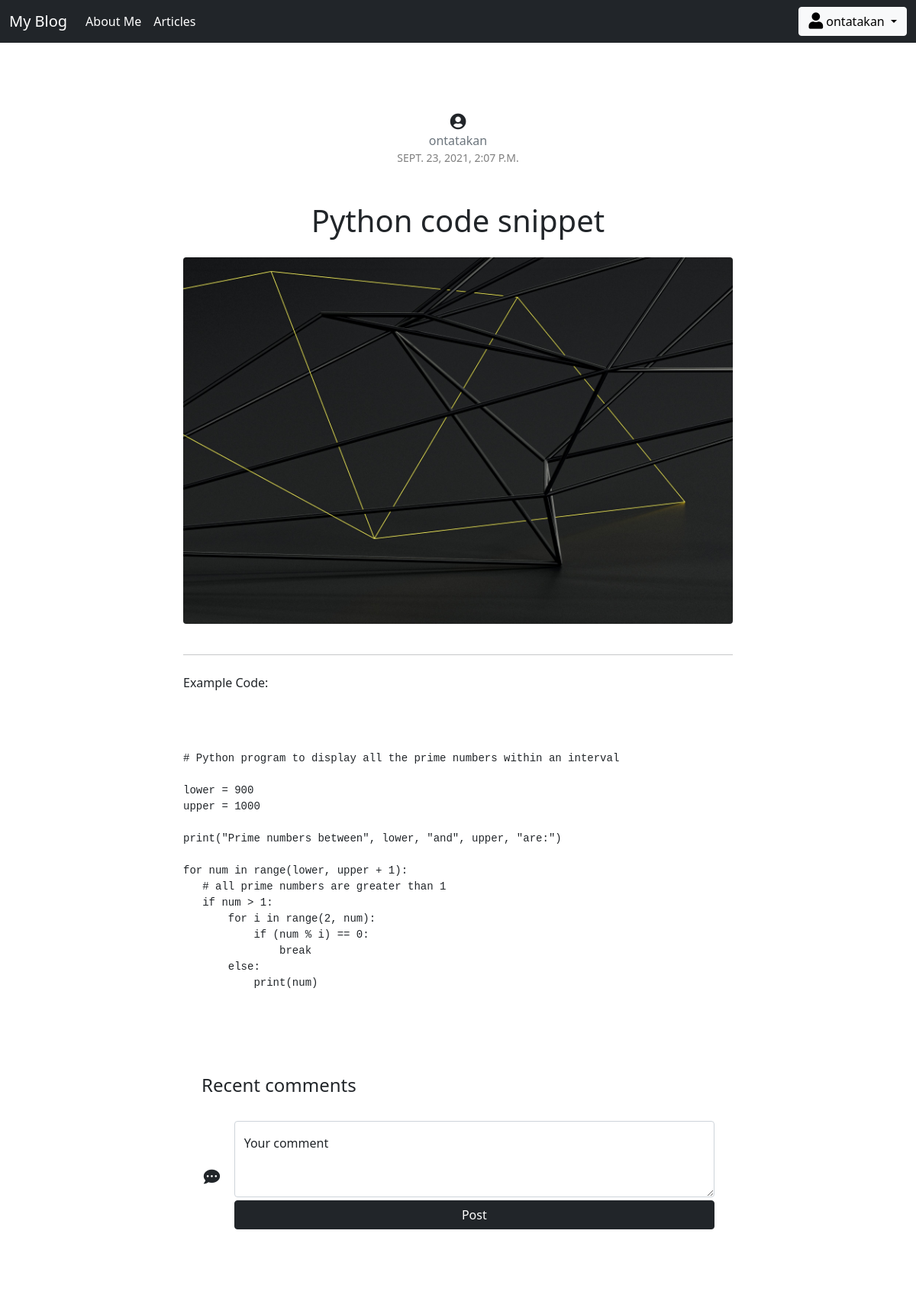
The app's page /article/39/ (signed in) with its own data.
### article/models.py (models this page shows, shortened)
class Article(models.Model):
    author = models.ForeignKey(
        "auth.User", on_delete=models.CASCADE, verbose_name="Author")
    title = models.CharField(max_length=50, verbose_name="Title")
    content = RichTextField()
    created_date = models.DateTimeField(
        auto_now_add=True, verbose_name="Created Date")
    article_img = models.FileField(blank=True, verbose_name="articleImg")
    class Meta:
        ordering = ['-created_date']

### article/views.py (the view)
# urls.py: path('<int:id>/', views.details, name="details"),
def details(request, id):
    article = get_object_or_404(Article, id=id)
    comments = article.comments.all()
    return render(request, "details.html", {"article": article, "comments": comments})

### templates/details.html (shortened to what this page needs)
{% extends 'layout.html' %} {% block body %}
<div class="section post-section pt-5">
  <div class="container">
    <div class="row justify-content-center">
      <div class="col-lg-8">
        <div class="text-center">
          <i class="fas fa-user-circle fa-lg"></i>
        </div>
        <span class="d-block text-center"
          ><a href="#" class="link-secondary" style="text-decoration: None"
            >{{article.author}}</a
          ></span
        >
        <span
          class="
            date
            d-block
            text-center
            small
            text-uppercase text-black-50
            mb-5
          "
          >{{article.created_date}}</span
        >
        <h2 class="heading text-center mb-4 display-6">{{article.title}}</h2>
        {% if article.article_img %}
        <img
          src="{{article.article_img.url}}"
          alt="Image"
          class="img-fluid rounded mb-4"
          data-pagespeed-url-hash="3151298507" />
        {% endif %}
        <hr />
        <p class="mt-4">{{article.content|safe}}</p>
      </div>
      <div class="container py-5">
        <div class="row d-flex justify-content-center">
          <div class="col-md-12 col-lg-8">
            <div class="card text-dark" style="border: 0px">
              <div class="card-body p-4">
                <h4 class="mb-4 pb-2">Recent comments</h4>
                {% if request.user.is_authenticated %}
                <form
                  method="post"
                  action="{% url 'article:comment' article.id %}">
                  <div
                    class="
                      d-flex
                      flex-row
                      align-items-center
                      justify-content-center
                      mb-4
                    ">
                    <i class="fas fa-comment-dots fa-lg me-3 fa-fw"></i>
                    <div class="form-floating flex-fill mb-0">
                      <textarea
                        type="text"
                        id="comment"
                        name="comment_content"
                        class="form-control"
                        placeholder="Your comment"
                        style="height: 100px"></textarea>
                      <label class="form-label" for="search"
                        >Your comment</label
                      >
                      <div class="form-floating d-grid">
                        <button type="submit" class="btn btn-dark my-1">
                          Post
                        </button>
                      </div>
                    </div>
                  </div>
                </form>
                {% endif %}
              </div>
            </div>
          </div>
        </div>
      </div>
    </div>
  </div>
</div>
{% endblock body %}

### templates/includes/navbar.html (shortened to what this page needs)
<nav class="navbar navbar-expand-md navbar-dark fixed-top bg-dark">
  <div class="container-fluid">
    <a class="navbar-brand" href="{% url 'index' %}">My Blog</a>
    <div class="collapse navbar-collapse" id="navbarCollapse">
      <ul class="navbar-nav me-auto mb-2 mb-md-0">
        <li class="nav-item">
          <a class="nav-link active" href="{% url 'about' %}">About Me </a>
        </li>
        <li class="nav-item">
          <a class="nav-link active" href="{% url 'article:articles' %}"
            >Articles
          </a>
        </li>
      </ul>
      <ul class="navbar-nav mr-auto mb-2 mb-md-0">
        {% if request.user.is_authenticated %}
        <div class="dropdown">
          <button
            class="btn btn-light dropdown-toggle"
            type="button"
            id="dropdownMenuButton"
            data-bs-toggle="dropdown"
            aria-expanded="false">
            <i class="fas fa-user fa-lg"></i
            ><span> {{request.user.username}} </span>
          </button>
        </div>
        {% endif %}
      </ul>
    </div>
  </div>
</nav>

### templates/layout.html (style rules this page uses)
.form-control, .form-floating { transition: all 0.2s; }

### records on screen
Article: author "ontatakan", created_date "SEPT. 23, 2021, 2:07 P.M.", title "Python code snippet", article_img (picture), content "Example Code: # Python program to display all the prime numbers within an interval lower = 900 upper = 1000 print(\"Prime numbers between\", lower, \"and\", upper, \"are:\") for num in range(lower, upper + 1): # all prime numbers are greater than 1 if num > 1: for i in range(2, num): if (num % i) == 0: break else: print(num)"

### other values on screen
{{ request.user.username }} "ontatakan"
